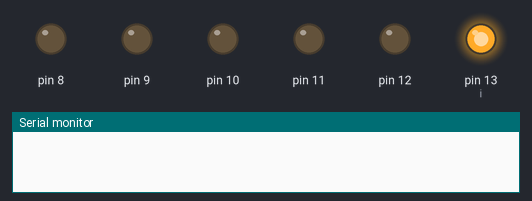
The sketch below on a simulated Arduino Uno, built with avr-gcc and run on an emulated ATmega328P. On the bench: output pins drawn as LEDs (lit = HIGH), the last lines printed to the serial monitor.

Above: at 0.02 s.
At 0.42 s:
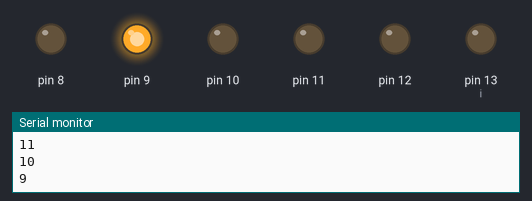
At 0.72 s:
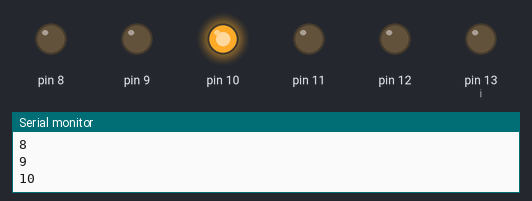
At 1.47 s:
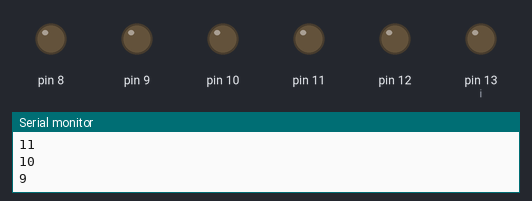
At 2.22 s:
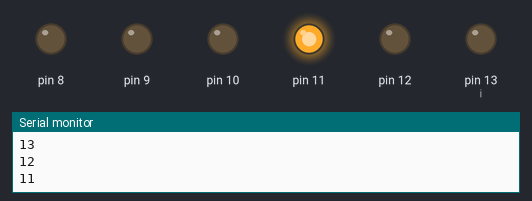
At 2.92 s:
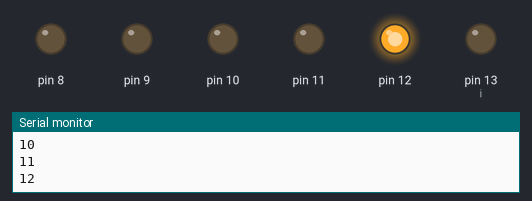
Timing chart, 0 to 3.2 s (numbered marks = the images above):
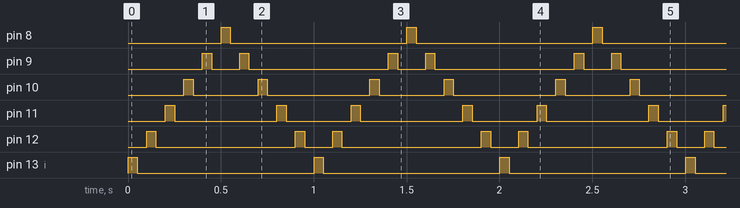

The sketch:

larson_scanner_v1.ino
```cpp
int i = 13;
int LED = i;
boolean Dir = true;//richting

void setup() {
  Serial.begin(9600);//start serial communications
  // put your setup code here, to run once:
  pinMode(13, OUTPUT);
  pinMode(12, OUTPUT);
  pinMode(11, OUTPUT);
  pinMode(10, OUTPUT);
  pinMode(9, OUTPUT);
  pinMode(8, OUTPUT);
}

void loop() {
  // put your main code here, to run repeatedly:
  if (Dir == true){
    if(i <= 14){
      digitalWrite(i, HIGH);
      delay(50);
      digitalWrite(i, LOW);
      delay(50);
      i = i - 1;
      Serial.println(i);
      if(i == 8){
        Dir = false;
      }
    }
  }else if (Dir == false){
    if(i <= 14){
      digitalWrite(i, HIGH);
      delay(50);
      digitalWrite(i, LOW);
      delay(50);
      i = i + 1;
      Serial.println(i);
      if(i == 13){
        Dir = true;
      }
  }
}
}
```

Measured:
- by itself, pin 8, pin 13 (i): alternates HIGH for 0.05 s and LOW for 0.95 s
- by itself, pin 9: repeats every 1.0 s: LOW 0.15 s, HIGH 0.05 s, LOW 0.75 s, HIGH 0.05 s
- by itself, pin 10: repeats every 1.0 s: LOW 0.35 s, HIGH 0.05 s, LOW 0.55 s, HIGH 0.05 s
- by itself, pin 11: repeats every 1.0 s: LOW 0.55 s, HIGH 0.05 s, LOW 0.35 s, HIGH 0.05 s
- by itself, pin 12: repeats every 1.0 s: LOW 0.75 s, HIGH 0.05 s, LOW 0.15 s, HIGH 0.05 s
